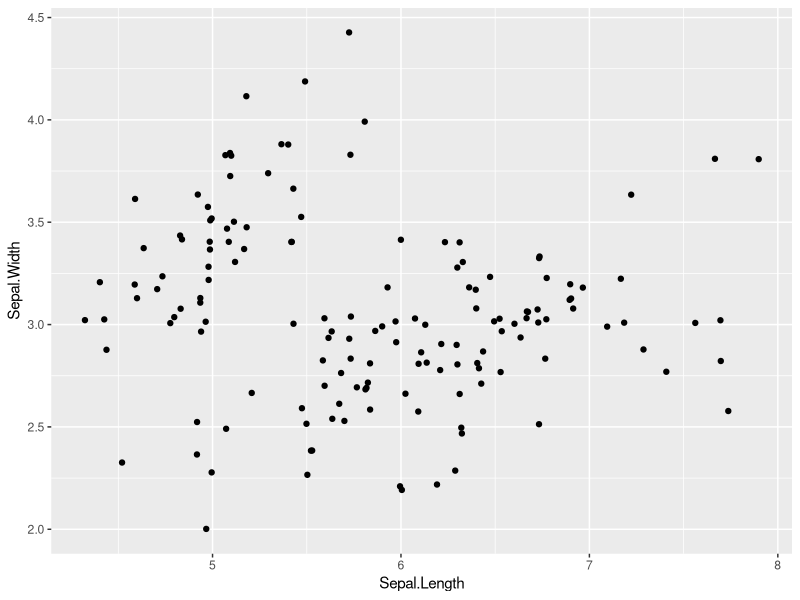

R code for this plot:
# EXPECTED_FORM: plot
# SETUP: library(ggplot2)
# NL: using iris, make a scatter plot of Sepal.Length vs Sepal.Width with jittered points to reduce overlap
library(ggplot2)
ggplot(iris, aes(x = Sepal.Length, y = Sepal.Width)) + geom_jitter()
